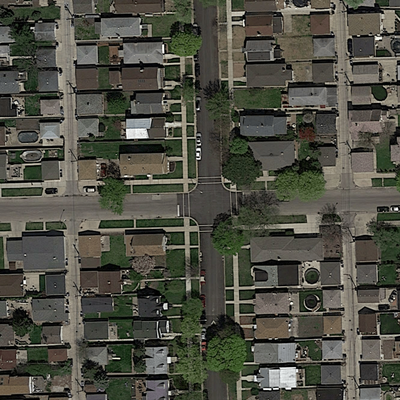
#> input picture Data/training/images/satImage_001.png, 400 x 400 px, found by its file name
$ jupyter execute --allow-errors logit.ipynb   (shell and % lines are left out)
#> lines starting #> are read from the running program, lines starting #| are printed output that depends on the picture
[cell 1]
import matplotlib.image as mpimg
import numpy as np
import matplotlib.pyplot as plt
import os,sys
from PIL import Image

[cell 2]
POLYFLAG = True
degree_pol_feature = 4

FLIPFLAG = False #NO SENSE IF WE USE THE MEAN AND THE VARIANCE

[cell 3]
# Helper functions

def load_image(infilename):
#> called with infilename = '../Data/training/images/satImage_001.png'
    data = mpimg.imread(infilename)
#> data is the input picture: shape (400, 400, 3) float32; mean R, G, B 0.309, 0.309, 0.268
    return data

# [21 lines left out: functions img_float_to_uint8, concatenate_images, not called in this run]

def img_crop(im, w, h):
    list_patches = []
    imgwidth = im.shape[0]
    imgheight = im.shape[1]
    is_2d = len(im.shape) < 3
    for i in range(0,imgheight,h):
        for j in range(0,imgwidth,w):
            if is_2d:
                im_patch = im[j:j+w, i:i+h]
            else:
                im_patch = im[j:j+w, i:i+h, :]
            list_patches.append(im_patch)
    return list_patches

[cell 4]
# Loaded a set of images
root_dir = "../Data/training/"

image_dir = root_dir + "images/"
files = os.listdir(image_dir)
n = len(files) # Load maximum 20 images
print("Loading " + str(n) + " images")
imgs = [load_image(image_dir + files[i]) for i in range(n)]
#> imgs = 1 item
print(files[0])

gt_dir = root_dir + "groundtruth/"
print("Loading " + str(n) + " images")
gt_imgs = [load_image(gt_dir + files[i]) for i in range(n)]
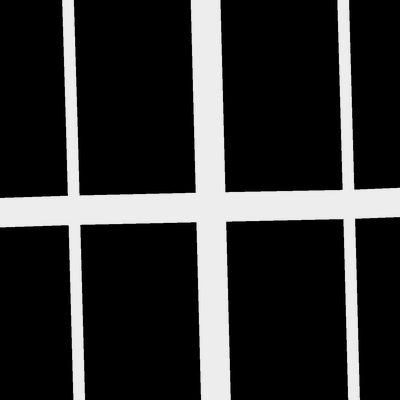
#> input picture Data/training/groundtruth/satImage_001.png, 400 x 400 px, found by its file name
#> in load_image, data is the input picture: shape (400, 400) float32; min 0, max 0.929, mean 0.183
#> gt_imgs = 1 item
print(files[0])

print(np.array(imgs).shape)
#| (1, 400, 400, 3)

[cell 5]
#flipping
flipped = False
if not flipped:
    for i in range(n):
        imgs.append(np.fliplr(imgs[i]))
        imgs.append(np.flipud(imgs[i]))
        gt_imgs.append(np.fliplr(gt_imgs[i]))
        gt_imgs.append(np.flipud(gt_imgs[i]))
        flipped = True
#> after the loop, gt_imgs = 3 items; imgs = 3 items

print(np.array(imgs).shape)
#| (3, 400, 400, 3)

[cell 6]
# Extract patches from input images
patch_size = 16 # each patch is 16*16 pixels

img_patches = [img_crop(imgs[i], patch_size, patch_size) for i in range(n)]
#> after the loop in img_crop, `for i in range(0,imgheight,h):`: list_patches = 625 items
#> img_patches = 1 item
gt_patches = [img_crop(gt_imgs[i], patch_size, patch_size) for i in range(n)]
#> gt_patches = 1 item

# Linearize list of patches
img_patches = np.asarray([img_patches[i][j] for i in range(len(img_patches)) for j in range(len(img_patches[i]))])
gt_patches =  np.asarray([gt_patches[i][j] for i in range(len(gt_patches)) for j in range(len(gt_patches[i]))])

[cell 7]
# Extract 6-dimensional features consisting of average RGB color as well as variance
def extract_features(img):
    feat_m = np.mean(img, axis=(0,1))
#> feat_m = [0.202, 0.199, 0.173]
    feat_v = np.var(img, axis=(0,1))
#> feat_v = [0.0168, 0.0146, 0.0122]
    feat = np.append(feat_m, feat_v)
#> feat = [0.202, 0.199, 0.173, 0.0168, 0.0146, 0.0122]
    return feat

# Extract 2-dimensional features consisting of average gray color as well as variance
# [12 lines left out: functions extract_features_2d, extract_img_features, not called in this run]

[cell 8]
# Compute features for each image patch
foreground_threshold = 0.25 # percentage of pixels > 1 required to assign a foreground label to a patch

def value_to_class(v):
    df = np.sum(v)
    if df > foreground_threshold:
        return 1
    else:
        return 0

X = np.asarray([ extract_features(img_patches[i]) for i in range(len(img_patches))])
#> X = 625 rows, first 6: [0.202, 0.199, 0.173, 0.0168, 0.0146, 0.0122], [0.194, 0.218, 0.184, 0.0134, 0.0131, 0.0134], [0.319, 0.336, 0.31, 0.0297, 0.0269, 0.0298], [0.375, 0.381, 0.35, 0.04, 0.0344, 0.0358], [0.219, 0.222, 0.213, 0.0157, 0.0156, 0.0147], [0.312, 0.321, 0.32, 0.00974, 0.0107, 0.0108]
Y = np.asarray([value_to_class(np.mean(gt_patches[i])) for i in range(len(gt_patches))])
#> in value_to_class, `df = np.sum(v)`: df = 0
#> Y = 625 values, max 1 at index 12, min 0 at index 0, mean 0.254

[cell 9]
# Print feature statistics

print('Computed ' + str(X.shape[0]) + ' features')
#| Computed 625 features
print('Feature dimension = ' + str(X.shape[1]))
#| Feature dimension = 6
print('Number of classes = ' + str(np.max(Y)))  #TODO: fix, length(unique(Y))
#| Number of classes = 1

Y0 = [i for i, j in enumerate(Y) if j == 0]
#> Y0 = 466 values from 0 to 624
Y1 = [i for i, j in enumerate(Y) if j == 1]
#> Y1 = 159 values from 12 to 613
print('Class 0: ' + str(len(Y0)) + ' samples')
#| Class 0: 466 samples
print('Class 1: ' + str(len(Y1)) + ' samples')
#| Class 1: 159 samples

[cell 10]
# Display a patch that belongs to the foreground class
plt.imshow(gt_patches[Y1[3]], cmap='Greys_r')
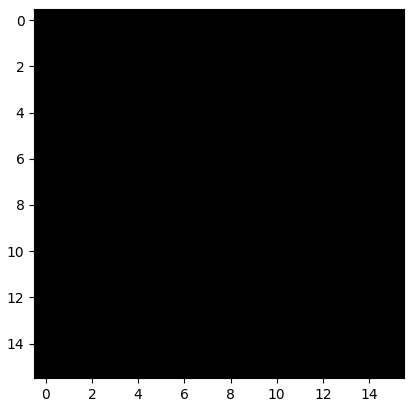
#> figure drawn by matplotlib, 1 panel

[cell 11]
# Plot 2d features using groundtruth to color the datapoints
plt.scatter(X[:, 0], X[:, 1], c=Y, edgecolors='k', cmap=plt.cm.Paired)
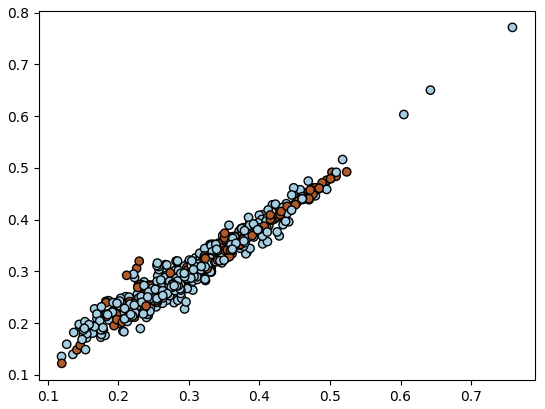
#> figure drawn by matplotlib, 1 panel

[cell 12]
# train a logistic regression classifier

from sklearn import linear_model
from sklearn.preprocessing import PolynomialFeatures

if POLYFLAG:
    poly = PolynomialFeatures(degree_pol_feature)
    X = poly.fit_transform(X)
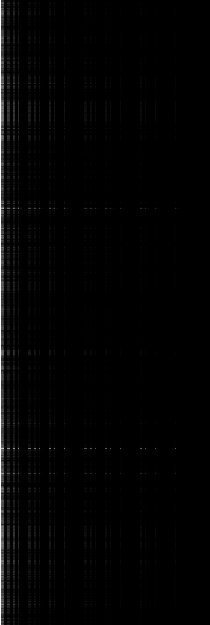
#> X: shape (625, 210) float32; min 6.74e-16, max 1, mean 0.0149

print(X.shape)
#| (625, 210)
# we create an instance of the classifier and fit the data
logreg = linear_model.LogisticRegression(C=1e6, class_weight="balanced")
logreg.fit(X, Y)

[cell 13]
# Predict on the training set
Z = logreg.predict(X)
#> Z = 625 values, max 1 at index 5, min 0 at index 0, mean 0.41

# Get non-zeros in prediction and grountruth arrays
Zn = np.nonzero(Z)[0]
#> Zn = 256 values from 5 to 617
Yn = np.nonzero(Y)[0]
#> Yn = 159 values from 12 to 613

TPR = len(list(set(Yn) & set(Zn))) / float(len(Z))
#> TPR = 0.194
print('True positive rate = ' + str(TPR))
#| True positive rate = 0.1936

[cell 14]
# Plot features using predictions to color datapoints
plt.scatter(X[:, 0], X[:, 1], c=Z, edgecolors='k', cmap=plt.cm.Paired)
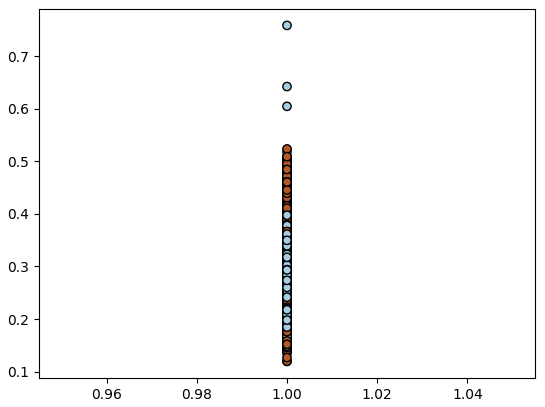
#> figure drawn by matplotlib, 1 panel
